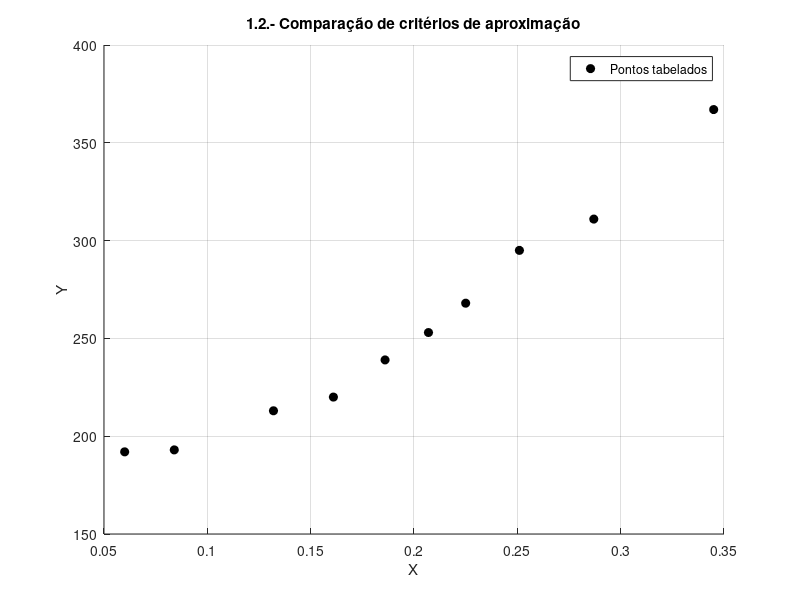

Here is the MATLAB script that generated this plot: (Note: this script raises an error after producing the figure.)
%{
1.2.- Gráfico de três critérios de aproximação:
		i) Aproximação linear pelo critério clássico.
		ii) Aproximação quadrática pelo critério clássico.
		iii) Aproximação linear pelo critério dos mínimos quadrados ponderados.
%}

% Coordenadas X dos pontos tabelados
X = [0.345; 0.287; 0.251; 0.225; 0.207; 0.186; 0.161; 0.132; 0.084; 0.060];

% Coordenadas Y dos pontos tabelados
Y = [367; 311; 295; 268; 253; 239; 220; 213; 193; 192];

% Intervalo de x apropriado para os dados X
x_range = 0.050:0.01:0.350;

% Desenhar vários gráficos
hold on;
xlabel("X");
ylabel("Y");
title("1.2.- Comparação de critérios de aproximação");
grid on;

% Desenhar pontos tabelados
plot(X, Y, 'o;Pontos tabelados;', 'color', 'black', 'markerfacecolor', 'black');

% i) Aproximação linear pelo critério clássico.
run("2_i.m");
plot(x_range, i(x_range, ci), ';i) Linear clássica;', 'color', 'red', 'linewidth', 2);

% ii) Aproximação quadrática pelo critério clássico.
run("2_ii.m");
plot(x_range, i(x_range, cii), ';ii) Quadrática clássica;', 'color', [0, 0.7882, 0.1674], 'linewidth', 1);

% iii) Aproximação linear pelo critério dos mínimos quadrados ponderados.
run("2_iii.m");
plot(x_range, iii(x_range, ciii), ';iii) Linear ponderada;', 'color', 'blue', 'linewidth', 2);

legend('location', 'southeast');
